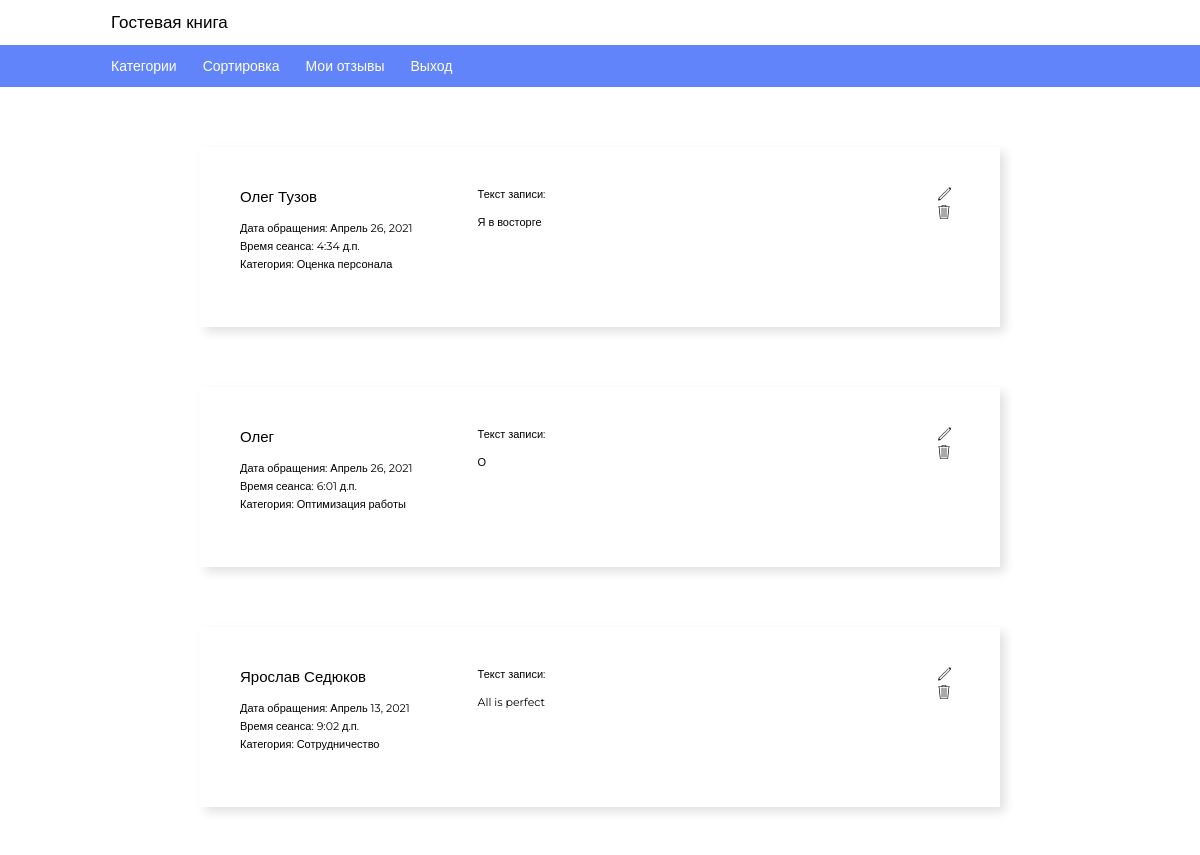
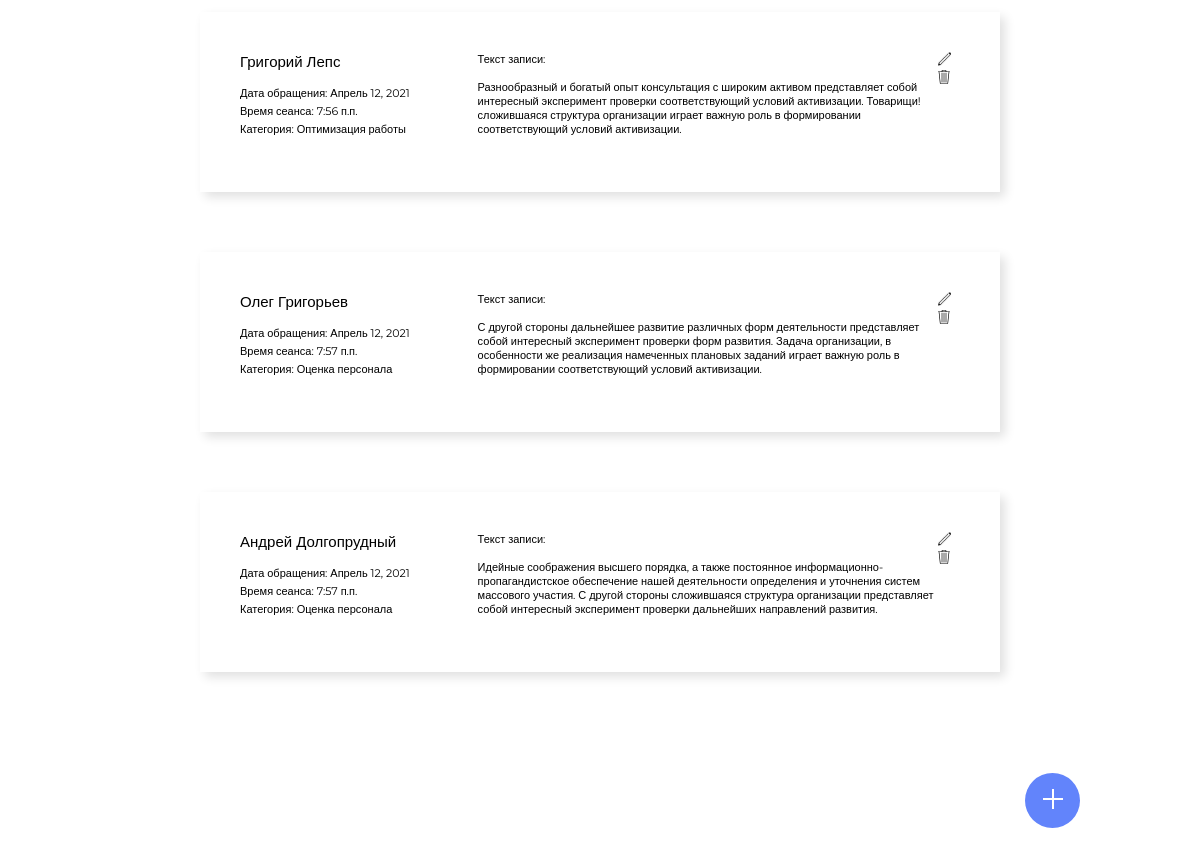
Before: / (signed in) with the older database file (2 pictures, top to bottom).
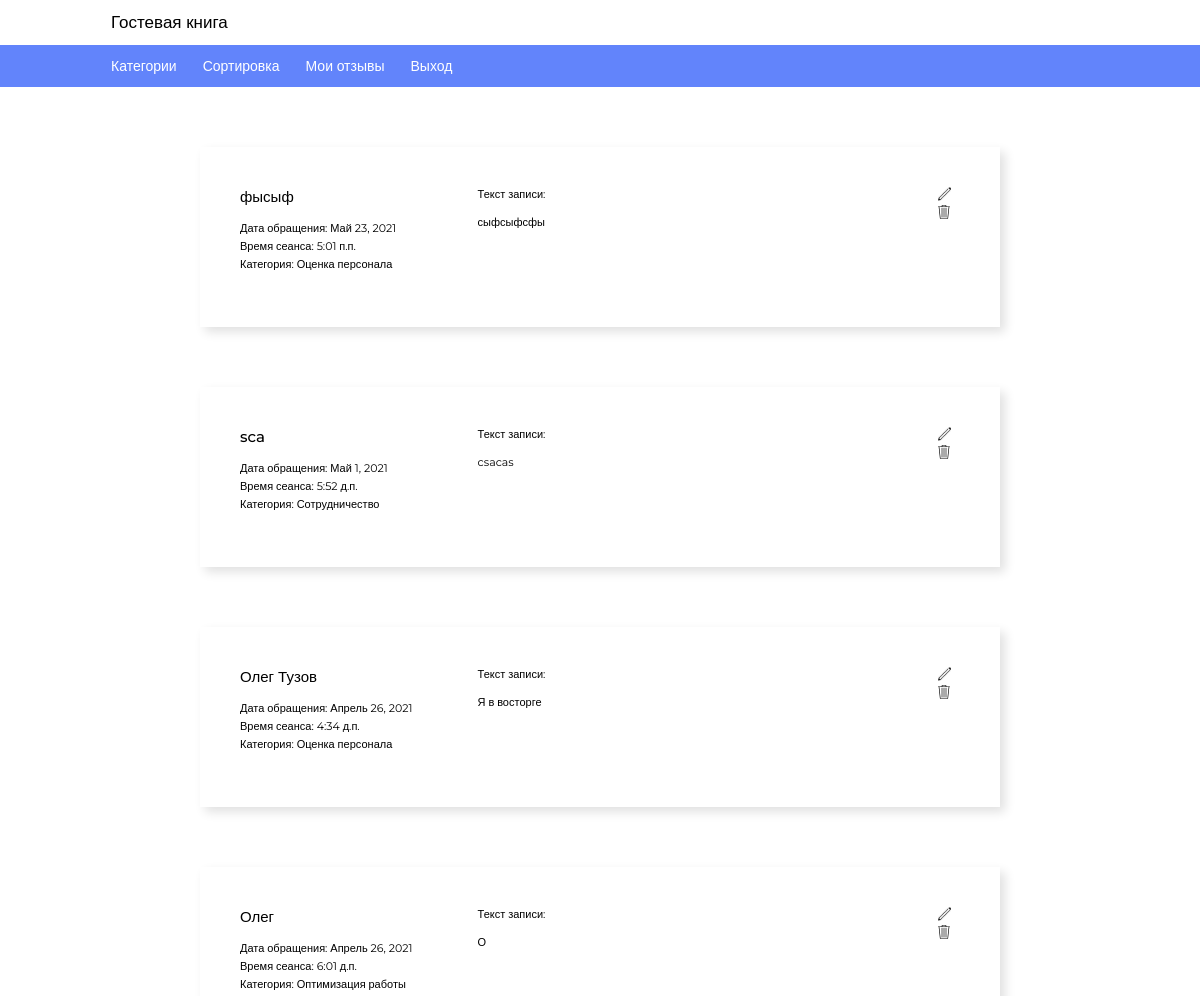
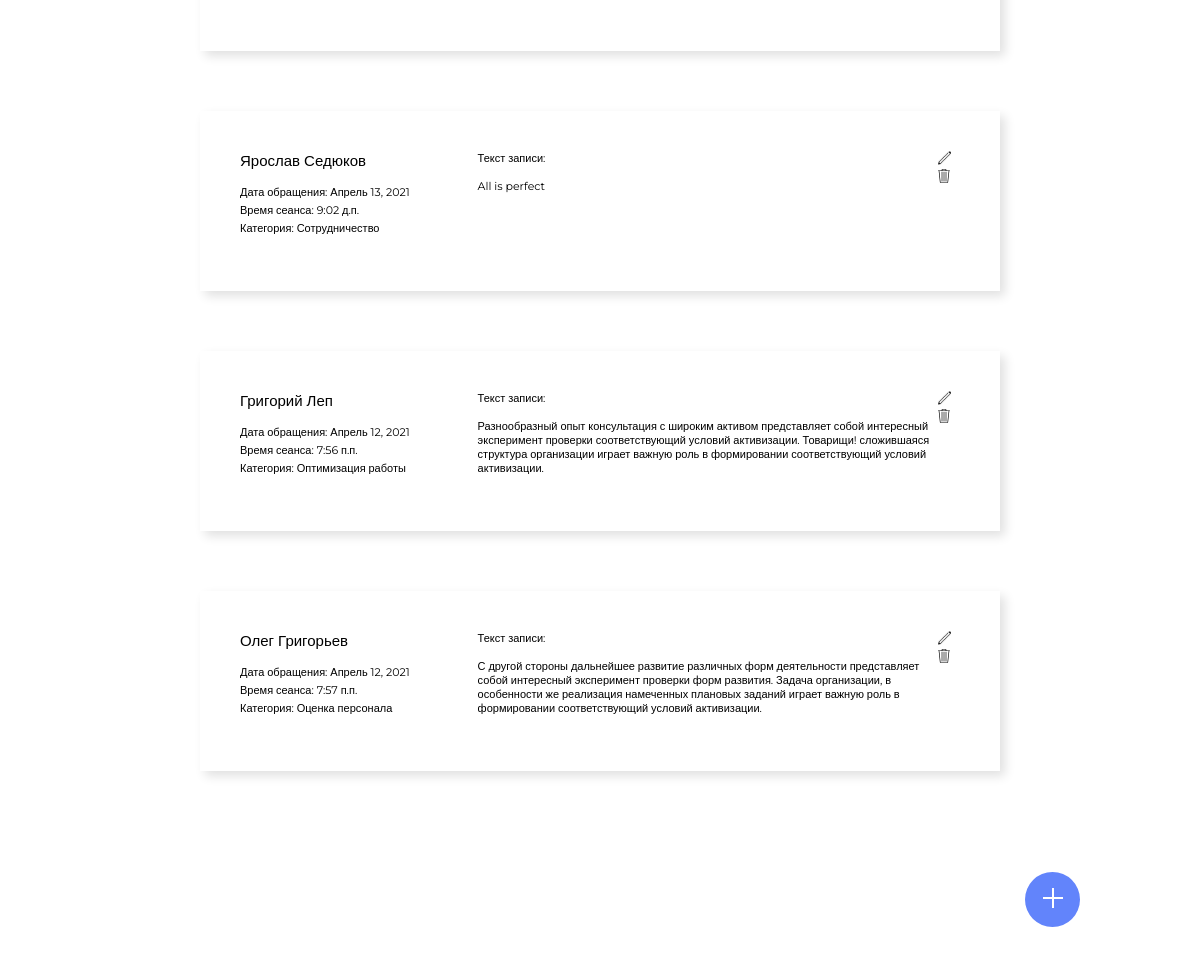
After: the same page with the newer database file (2 pictures, top to bottom).
### main/models.py (models this page shows, shortened)
class Review(models.Model):
    author = models.CharField('Автор', max_length=50)
    category = models.ForeignKey(Category, on_delete=models.CASCADE)
    date = models.DateField('Дата добавления', auto_now_add=True)
    time = models.TimeField('Время обращения', auto_now_add=True)
    text = models.TextField('Текст отзыва')
    class Meta:
        verbose_name = 'Отзыв'
        verbose_name_plural = 'Отзывы'

class Category(models.Model):
    name = models.CharField('Категория', max_length=50)
    link = models.CharField('Ссылка', max_length=50)
    def __str__(self):
        return self.name
    class Meta:
        verbose_name = 'Категория'
        verbose_name_plural = 'Категории'

### main/views.py (the view)
# urls.py: path('', views.index),
def index(request):
    reviews = Review.objects.order_by('-date')
    category = Category.objects.all()
    return render(request, 'main/index.html', {'reviews': reviews,
                                               'categories': category,
                                               'title': "Гостевая книга"})

### templates/main/index.html (shortened to what this page needs)
{% load static %}
<!DOCTYPE html>
<html lang="en">
<head>
    <link rel="stylesheet" href="{% static "css/styles.css" %}">
    <link
    rel="stylesheet"
    href="https://cdnjs.cloudflare.com/ajax/libs/animate.css/4.1.1/animate.min.css"
    />
</head>
<body>
    <header>
        <a href="/" class="title__aim animate__animated animate__bounce">{{ title }}</a>
    </header>
    <div class="menu">
        <ul>
            <li class="dropdown">
            	<a class="dropbtn menu__button">Категории</a>
            </li>
            <li class="dropdown">
            	<a class="dropbtn menu__button">Сортировка</a>
            </li>
            {% if user.is_authenticated %}
            <li class="dropdown">
                <a class="menu__button" href="bydate">Мои отзывы</a>
            </li>
            <li class="dropdown">
            	<a class="menu__button" href="exit">Выход</a>
            </li>
            {% endif %}
        </ul>
    </div>
    <div class="wrap">
        <div id="review" class="review-list">
            {% for el in reviews %}
                <div class="review-list__item animate__animated animate__fadeInLeft">
                    <div class="review__contain">
                        <div class="review__1">
                            <ul>
                                <li class="review__name">{{ el.author }}</li>
                                <li class="review__name-info">Дата обращения:  {{ el.date }}</li>
                                <li class="review__name-info">Время сеанса:   {{ el.time }}</li>
                                <li class="review__name-info">Категория: {{ el.category }}</li>
                            </ul>
                        </div>
                        <div class="review__2">
                            <p>Текст записи:<br><br>
                                {{ el.text }} </p>
                        </div>
                        {% if user.is_authenticated %}
                        <div class="review__3">
                            <a href="{% url 'review-update' el.id %}" title="Редактировать">
                                <img class="edit_button" src="{% static "images/edit.svg" %}" alt="edit">
                            </a>
                            <a href="{% url 'review-delete' el.id %}" title="Удалить">
                                <img class="delete_button" src="{% static "images/delete.svg" %}" alt="delete">
                            </a>
                        </div>
                        {% endif %}
                    </div>
                </div>
            {% endfor %}
        </div>
    </div>
    <a href="/create" title="Добавить" class="topbutton">
        <img class="button__add" src="{% static "images/add.svg" %}" alt="edit">
    </a>
</body>
</html>

### static/css/styles.css (style rules this page uses)
* { margin: 0; }
header { font-family: 'Montserrat', sans-serif; font-weight: 500; font-size: 17px; margin-top: 12px; margin-bottom: 12px; margin-left: 111px; }
.title__aim { text-decoration: none; color:#000; }
.menu { color: #FFF; padding-top: 12px; padding-bottom: 12px; padding-left: 111px; background-color: #6284FB; list-style: none; }
.menu__button { font-family: 'Montserrat', sans-serif; font-weight: normal; font-size: 14px; color: #FFF; text-decoration: none; }
.menu>ul { margin: 0px; padding: 0px; list-style: none; }
.review__1>ul { margin: 0px; padding: 0px; list-style: none; }
.menu>ul>li { display: inline; margin-right: 22px; }
.wrap { margin: 60px 150px 146px 150px; }
.review-list { display:flex; flex-wrap: wrap; justify-content: center; }
.review-list__item { padding: 0px; height: 180px; box-shadow: 5px 5px 10px rgba(0, 0, 0, 0.12); flex-basis: 800px; margin-bottom: 60px; margin-left: 49px; margin-right: 49px; }
.review__contain { margin: 40px; display:flex; flex-wrap: nowrap; justify-content: flex-start; }
.review__1 { width: 33%; height: 120px; }
.review__name { font-family: 'Montserrat', sans-serif; font-size: 15px; font-weight: 500; margin-bottom: 15px; }
.review__name-info { font-family: 'Montserrat', sans-serif; font-size: 11px; margin-top: 4px; font-weight: 400; }
.review__2 { font-family: 'Montserrat', sans-serif; font-size: 11px; width: 64%; }
.review__3 { width: 3%; }
.topbutton { width: 55px; height: 55px; border:none; background:#6284FB; text-align:center; padding: 0px; position:fixed; bottom:50px; right:120px; cursor:pointer; border-radius: 5px; -moz-border-radius: 100px; -webkit-border-radius: 100px; -khtml-border-radius: 100px; }
.button__add { padding: 16px; }
.dropdown { position: relative; display: inline-block; }

Changed rows visible on the page:
removed Review: author "Андрей Долгопрудный", date "Апрель 12, 2021", time "7:57 п.п.", category "Оценка персонала", text "Идейные соображения высшего порядка, а также постоянное информационно-пропагандистское обеспечение нашей деятельности определения и уточнения систем массового участия. С другой стороны сложившаяся структура организации представляет собой интересный эксперимент проверки дальнейших направлений развития."
added Review: author "фысыф", date "Май 23, 2021", time "5:01 п.п.", category "Оценка персонала", text "сыфсыфсфы"
added Review: author "sca", date "Май 1, 2021", time "5:52 д.п.", category "Сотрудничество", text "csacas"
changed Review: author "Григорий Лепс" → "Григорий Леп"; text "Разнообразный и богатый опыт консультация с широким…" → "Разнообразный опыт консультация с широким…"
